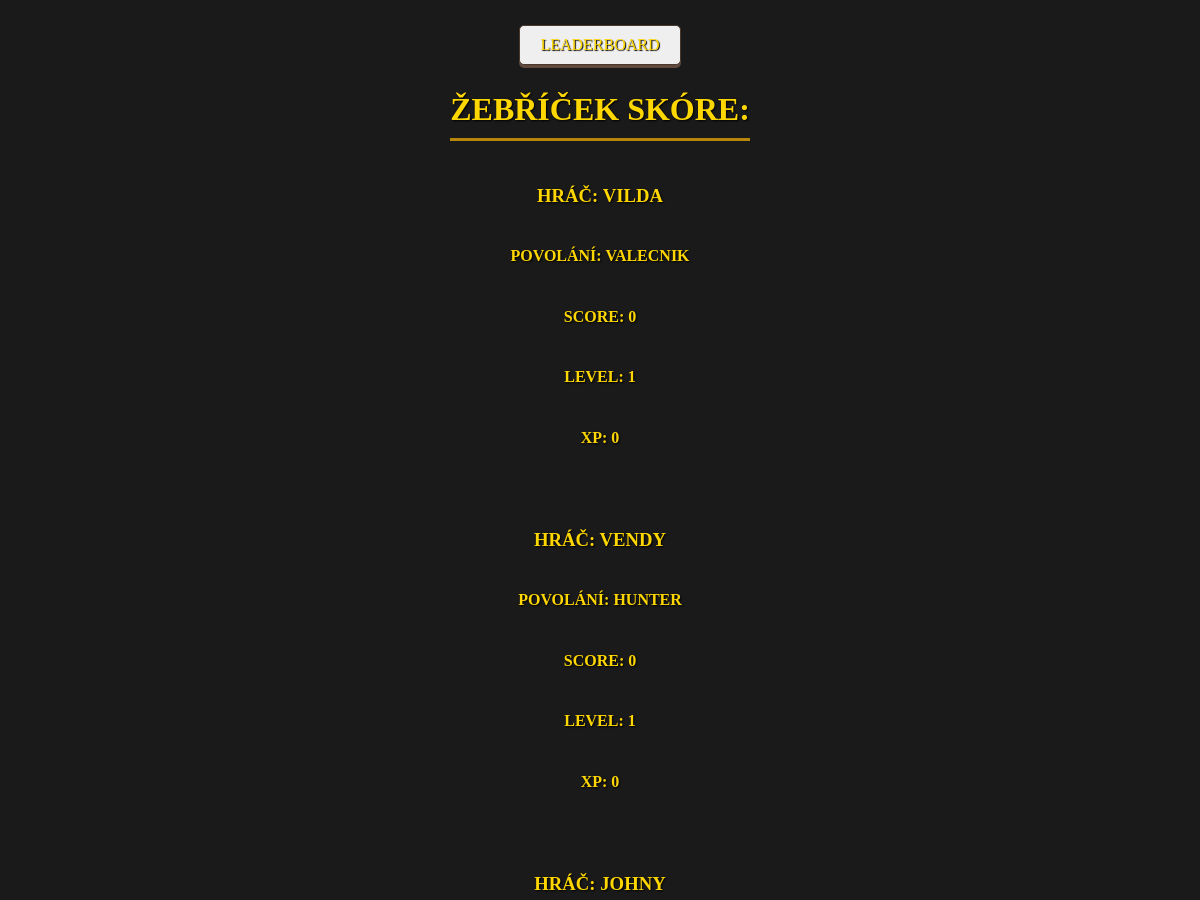
The page /leaderboard (upper part) on the database as committed earlier.
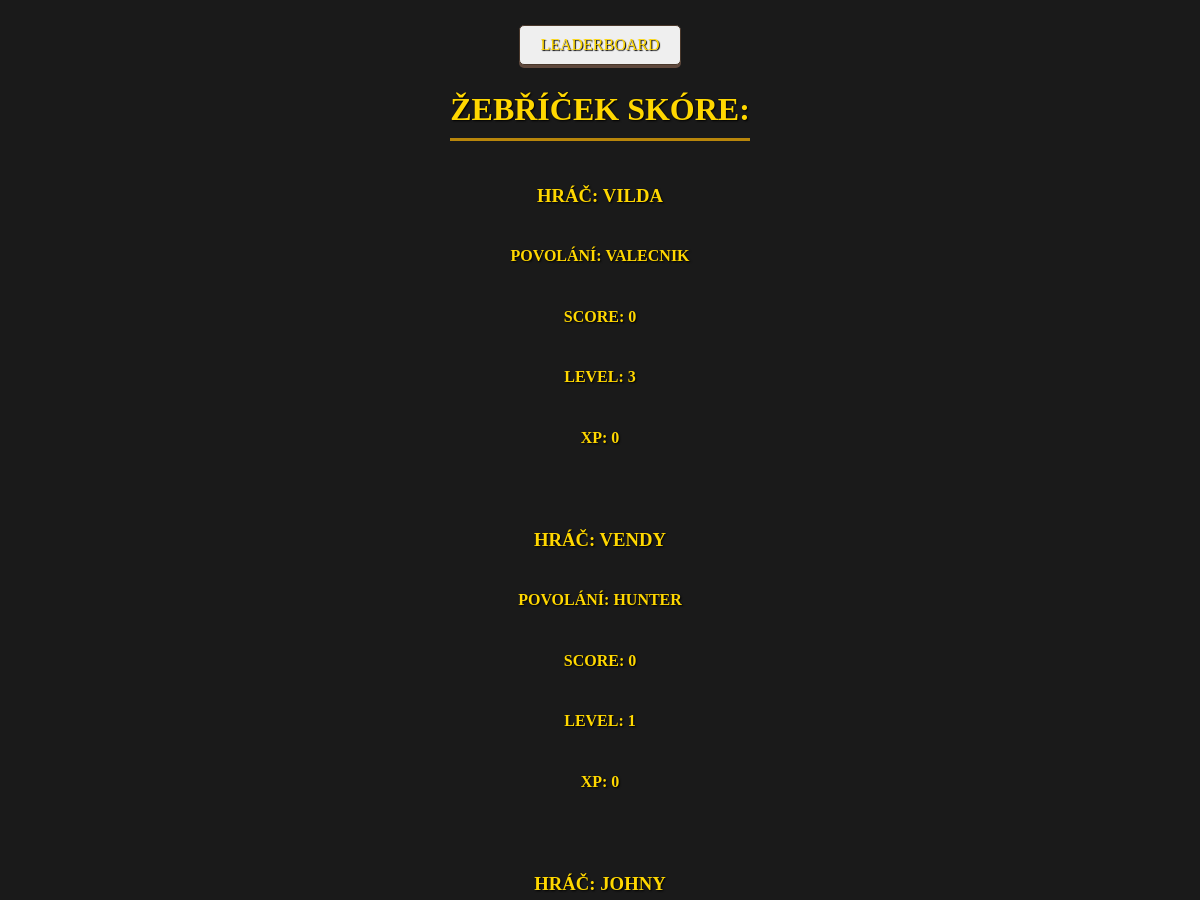
The same page on the database as committed later.
### game/models.py (models this page shows, shortened)
class player(models.Model):
    active = models.BooleanField(default=False)
    name = models.CharField(max_length=100, blank=True)
    lvl = models.IntegerField(default=1, blank=True)
    xp = models.IntegerField(default=0, blank=True)
    xp_need = models.IntegerField(default=50, blank=True)
    score = models.IntegerField(default=0, blank=True)
    energie = models.IntegerField(default=100, blank=True, validators=[MinValueValidator(0), MaxValueValidator(100)])
    panak = models.IntegerField(default=0, blank=True)
    maly_kelimek = models.IntegerField(default=0, blank=True)
    velky_kelimek = models.IntegerField(default=0, blank=True)
    povolani = models.CharField(max_length=50, blank=True, default='nic')
    dmg = models.IntegerField(blank=True, default= 1)
    dmg_koef = models.FloatField(blank=True, default= 1)
    dmg_now = models.FloatField(blank=True, default= 1)
    armor = models.IntegerField(blank=True, default= 1)
    armor_koef = models.FloatField(blank=True, default= 1)
    armor_now = models.FloatField(blank=True, default= 1)
    hp = models.IntegerField(blank=True, default=1)
    hp_koef = models.FloatField(blank=True, default=1)
    hp_now = models.FloatField(blank=True, default=1)
    hp_actual_fight = models.IntegerField(blank=True, default=1)

### game/views.py (the view)
# urls.py: path('leaderboard', views.leaderboard, name='leaderboard'),
def leaderboard(request):
    all_players = player.objects.all().filter(active=True)
    all_players = all_players.order_by('score').reverse()
    all_achivements = achievements.objects.all()
    total_dmg = all_achivements.order_by('total_dmg_delt').reverse()
    best_dmg = all_achivements.order_by('best_dmg_delt').reverse()
    best_defence = all_achivements.order_by('total_dmg_taken').reverse()
    total_deaths = all_achivements.order_by('death_counter').reverse()
    return render(request, 'game/leaderboard.html', {
        'all_players': all_players,
        'total_dmg': total_dmg,
        'best_dmg': best_dmg,
        'best_defence': best_defence,
        'total_deaths': total_deaths,
        })

### game/templates/game/leaderboard.html (shortened to what this page needs)
{% extends "base.html" %}
{% block content %}
<h1>Žebříček SKÓRE:</h1>
{% for one in all_players %}
    <h3>
        Hráč:
        <b>
            <a href="{% url 'player_info' one.id %}">
                {{ one.name }}
            </a>
        </b>
    </h3>
    <h4><b>Povolání: {{ one.povolani }}</b></h4>
    <h4>Score: <b>{{ one.score }}</b></h4>
    <h4>Level: <b>{{ one.lvl }}</b></h4>
    <h4>XP: <b>{{ one.xp }}</b></h4>
{% endfor %}
{% endblock content %}

Rows that differ between the two databases and show on the page:
changed player "VILDA": lvl "1" → "3"
